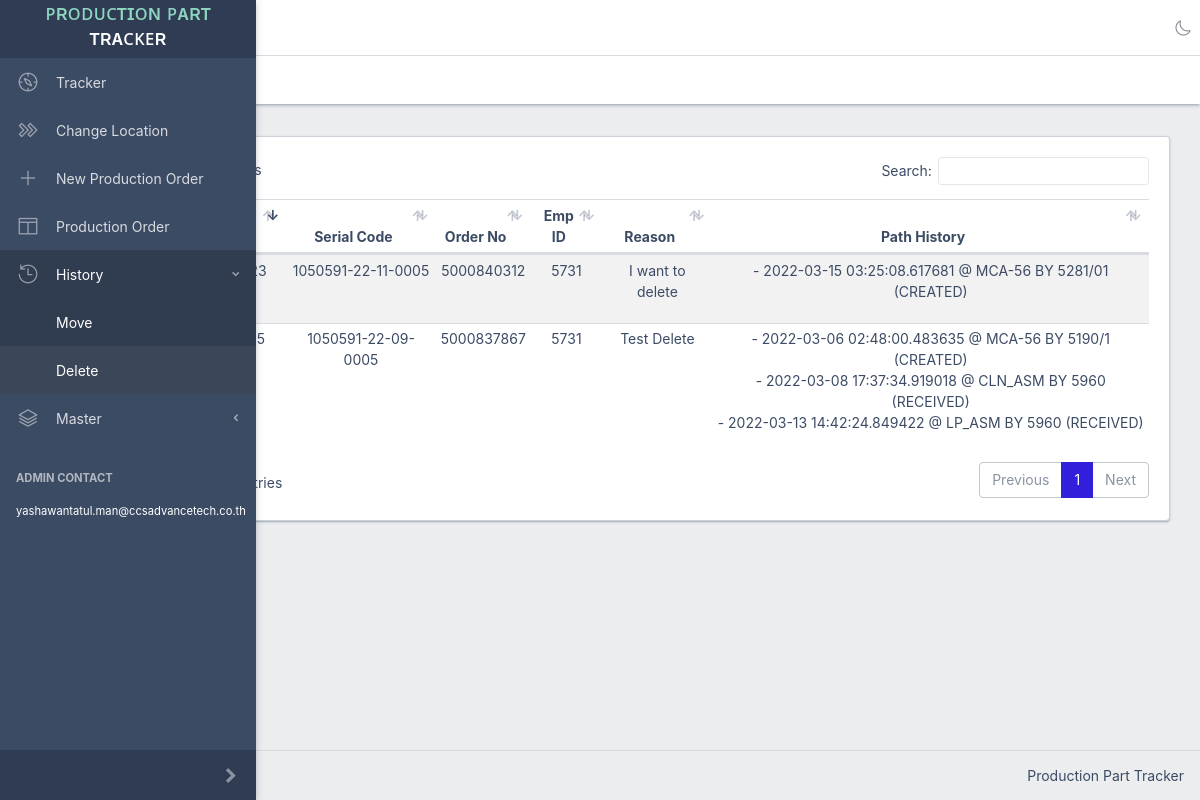
The page /del_history/ on the database as committed earlier.
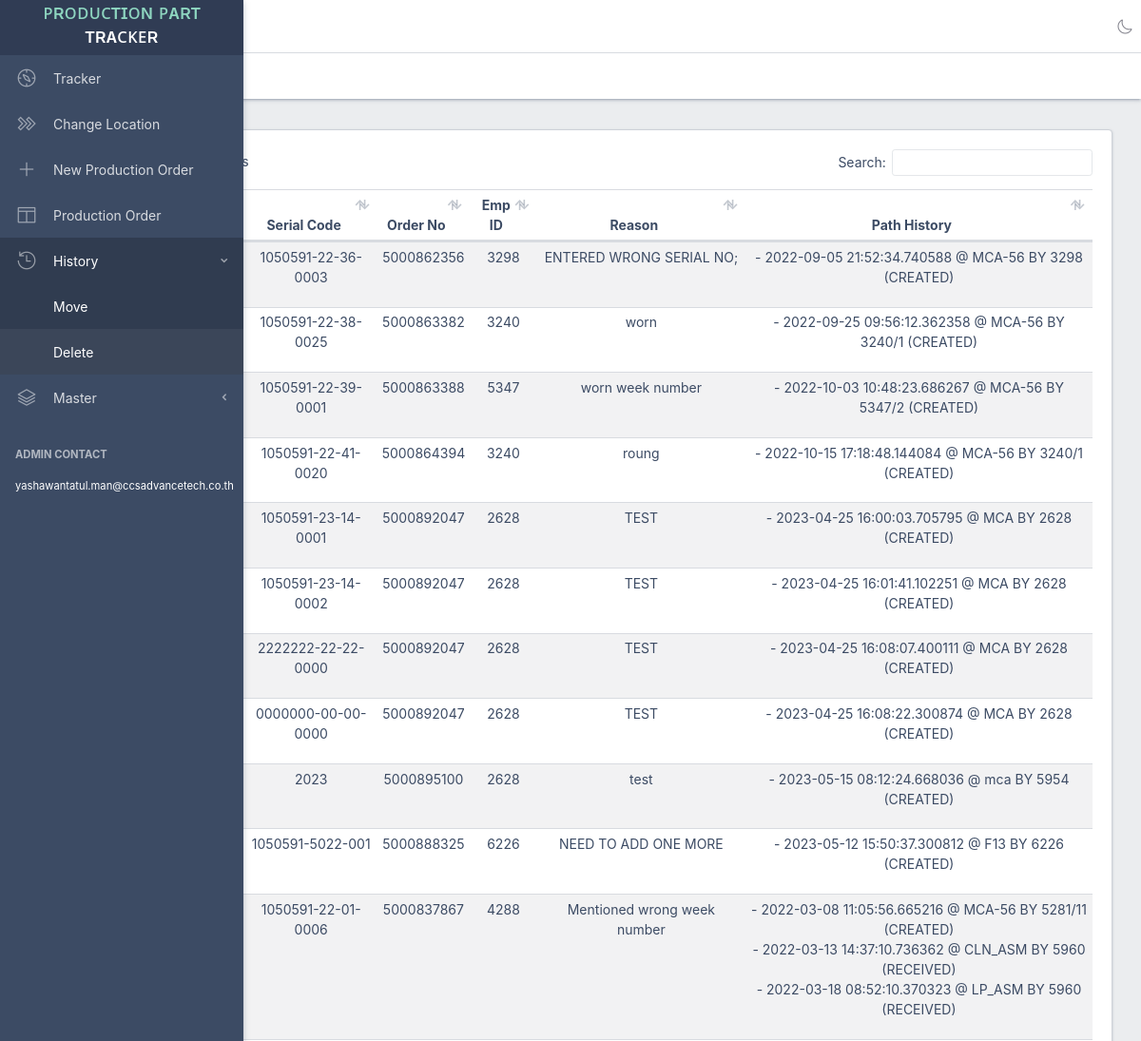
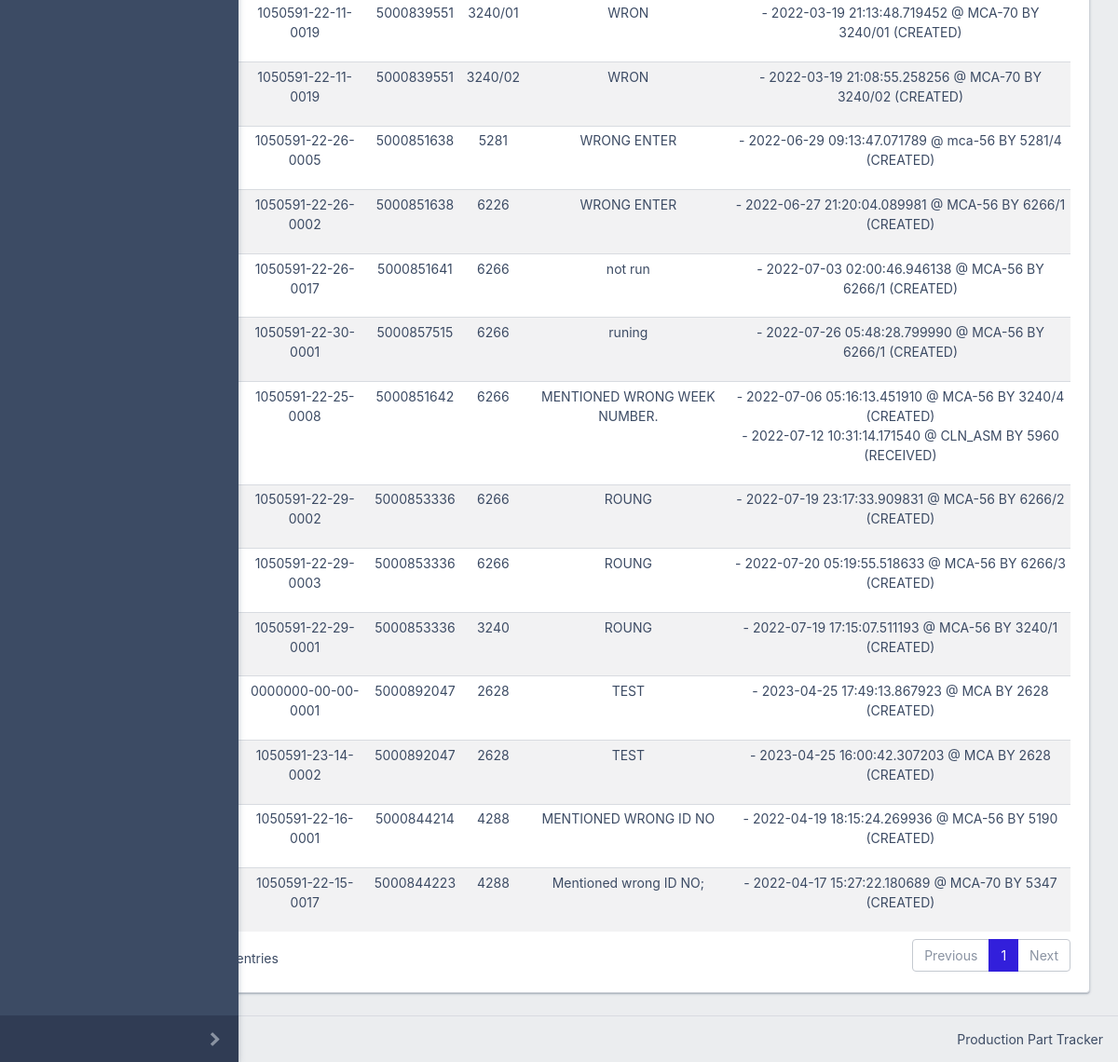
The same page on the database as committed later (2 pictures, top to bottom).
### pptapp/models.py (models this page shows)
class DeleteHistory(models.Model):
    id = models.AutoField(primary_key=True)
    serial_code = models.CharField(max_length=20, default="-")
    order_no = models.CharField(max_length=20, default="-")
    emp_id = models.CharField(max_length=20, default="-")
    reason = models.TextField(max_length=500, default="-")
    path_history = models.TextField(max_length=1000, default="-")
    date_modified = models.DateTimeField(auto_now=True)
    date_published = models.DateTimeField(auto_now_add=True)

### pptapp/views.py (the view)
# urls.py: path('del_history/', views.del_history, name='del_history'),
def del_history(request):
    dels = DeleteHistory.objects.all()
    context = {
        'dels' : dels,
    }
    return render(request, 'del_history.html', context)

### templates/del_history.html (shortened to what this page needs)
<!DOCTYPE html>
{% load static %}
{% load extra %}
<html lang="en">
  <head>
    <link rel="stylesheet" href="{% static "css/style.css" %}">
    <link href="{% static "vendors/@coreui/icons/css/free.min.css" %}" rel="stylesheet">
    <link href="{% static "vendors/@coreui/icons/css/brand.min.css" %}" rel="stylesheet">
    <link rel="stylesheet" href="{% static "vendors/datatables.net-bs4/css/dataTables.bootstrap4.css" %}">
  </head>
  <body class="c-app c-no-layout-transition">
    {% include 'sidebar.html' %}
    <div class="c-wrapper">
      <header class="c-header c-header-light c-header-fixed">
        {% include 'header.html' %}
        <div class="c-subheader justify-content-between px-3">
          <ol class="breadcrumb border-0 m-0 px-0 px-md-3">
          </ol>
        </div>
      </header>
      <div class="c-body">
        <main class="c-main">
          <div class="container-fluid">
            <div class="fade-in">
              <div class="row">
                  <div class="col-sm-12 col-md-12">
                    <div class="card border-secondary">
                      <div class="card-body">
                        <table class="table table-sm table-striped datatable text-center" id="del_table">
                          <thead>
                            <tr>
                              <th>Delete At</th>
                              <th>Serial Code</th>
                              <th>Order No</th>
                              <th>Emp ID</th>
                              <th>Reason</th>
                              <th>Path History</th>
                            </tr>
                          </thead>
                          <tbody>
                            {% for del in dels %}
                            <tr>
                              <td>{{del.date_published}}</td>
                              <td>{{del.serial_code}}</td>
                              <td>{{del.order_no}}</td>
                              <td>{{del.emp_id}}</td>
                              <td>{{del.reason}}</td>
                              <td>{{del.path_history|linebreaks}}</td>
                            </tr>
                            {% endfor %}
                          </tbody>
                        </table>
                      </div>
                    </div>
                  </div>
                </div>
            </div>
          </div>
        </main>
      </div>
      {% include 'footer.html' %}
    </div>
  </body>
</html>

### templates/sidebar.html (shortened to what this page needs)
{% load static %}
<div class="c-sidebar c-sidebar-dark c-sidebar-fixed c-sidebar-lg-show c-sidebar-unfoldable" id="sidebar">
  <div class="c-sidebar-brand d-md-down-none">
    <h4 class="c-sidebar-brand-full text-center"><span class="text-sky">ᴘʀᴏᴅᴜᴄᴛɪᴏɴ ᴘᴀʀᴛ</span><br><span class="text-white">ᴛʀᴀᴄᴋᴇʀ</span></h4>
  </div>
  <ul class="c-sidebar-nav">
    <li class="c-sidebar-nav-item">
      <a class="c-sidebar-nav-link" href="/index/"><i class="c-sidebar-nav-icon c-icon c-icon-lg cil-compass"></i> Tracker</a>
    </li>
    <li class="c-sidebar-nav-item">
      <a class="c-sidebar-nav-link" href="/change_location/"><i class="c-sidebar-nav-icon c-icon c-icon-lg cil-chevron-double-right"></i> Change Location</a>
    </li>
    <li class="c-sidebar-nav-item">
      <a class="c-sidebar-nav-link" href="/new_workorder/"><i class="c-sidebar-nav-icon c-icon c-icon-lg cil-plus"></i> New Production Order</a>
    </li>
    <li class="c-sidebar-nav-item">
      <a class="c-sidebar-nav-link" href="/order_master/"><i class="c-sidebar-nav-icon c-icon c-icon-lg cil-columns"></i> Production Order</a>
    </li>
    <li class="c-sidebar-nav-dropdown">
      <a class="c-sidebar-nav-dropdown-toggle" href="#">
        <i class="c-sidebar-nav-icon c-icon c-icon-lg cil-history"></i> History
      </a>
      <ul class="c-sidebar-nav-dropdown-items">
        <li class="c-sidebar-nav-item "><a class="c-sidebar-nav-link" href="/move_history/">Move</a></li>
        <li class="c-sidebar-nav-item "><a class="c-sidebar-nav-link" href="/del_history/">Delete</a></li>
      </ul>
    </li>
    <li class="c-sidebar-nav-dropdown">
      <a class="c-sidebar-nav-dropdown-toggle" href="#">
        <i class="c-sidebar-nav-icon c-icon c-icon-lg cil-layers"></i> Master
      </a>
    </li>
    <li class="c-sidebar-nav-title">Admin Contact</li>
    <li class="c-sidebar-nav-item px-3 c-d-compact-none c-d-minimized-none">
      <div class="mb-1"><small>yashawantatul.man@ccsadvancetech.co.th</small></div>
    </li>
  </ul>
  <button class="c-sidebar-minimizer c-class-toggler" type="button" data-target="_parent" data-class="c-sidebar-unfoldable"></button>
</div>

### templates/header.html (shortened to what this page needs)
{% load static %}
<button class="c-header-toggler c-class-toggler mfs-3 d-md-down-none" type="button" data-target="#sidebar" data-class="c-sidebar-lg-show" responsive="true">
</button>
<ul class="c-header-nav d-md-down-none">
  <div id="MyClockDisplay" onload="showTime()"></div>
</ul>
<ul class="c-header-nav mfs-auto">
  <li class="c-header-nav-item px-3 c-d-legacy-none">
    <button class="c-class-toggler c-header-nav-btn" type="button" id="header-tooltip" data-target="body" data-class="c-dark-theme" data-toggle="c-tooltip" data-placement="bottom" title="Toggle Light/Dark Mode">
      <svg class="c-icon c-d-dark-none">
        <use xlink:href="{% static "vendors/@coreui/icons/svg/free.svg#cil-moon" %}"></use>
      </svg>
    </button>
  </li>
</ul>
<ul class="c-header-nav">
  <button class="c-class-toggler c-header-nav-btn" type="button" id="header-tooltip" data-target="body" data-class="c-dark-theme" data-toggle="c-tooltip" data-placement="bottom" title="Toggle Light/Dark Mode">
    <i class="c-icon c-d-dark-none cil-moon"></i>
  </button>
</ul>

### templates/footer.html
<footer class="c-footer">
  <div class="mfs-auto">Production Part Tracker</div>
</footer>

### templates/sidebar.html (style rules this page uses)
.text-sky { color:#8ed6c0; }

Rows that differ between the two databases and show on the page:
added DeleteHistory: serial_code "1050591-22-11-0019", order_no "5000839551", emp_id "3240/02", reason "WRON", path_history "- 2022-03-19 21:08:55.258256 @ MCA-70 BY 3240/02 (CREATED)"
changed DeleteHistory: serial_code "1050591-22-09-0005" → "1050591-22-11-0019"; order_no "5000837867" → "5000839551"; emp_id "5731" → "3240/01"; reason "Test Delete" → "WRON"; path_history "- 2022-03-06 02:48:00.483635 @ MCA-56 BY 5190/1 (CREATED) - 2022-03-08 17:37:34.919018 @ CLN_ASM BY 5960 (RECEIVED) - 2022-03-13 14:42:24.849422 @ LP_ASM BY 5960 (RECEIVED)" → "- 2022-03-19 21:13:48.719452 @ MCA-70 BY 3240/01 (CREATED)"
changed DeleteHistory: serial_code "1050591-22-11-0005" → "1050591-22-15-0017"; order_no "5000840312" → "5000844223"; emp_id "5731" → "4288"; reason "I want to delete" → "Mentioned wrong ID NO;"; path_history "- 2022-03-15 03:25:08.617681 @ MCA-56 BY 5281/01 (CREATED)" → "- 2022-04-17 15:27:22.180689 @ MCA-70 BY 5347 (CREATED)"
added DeleteHistory: serial_code "1050591-22-16-0001", order_no "5000844214", emp_id "4288", reason "MENTIONED WRONG ID NO", path_history "- 2022-04-19 18:15:24.269936 @ MCA-56 BY 5190 (CREATED)"
added DeleteHistory: serial_code "1050591-22-01-0006", order_no "5000837867", emp_id "4288", reason "Mentioned wrong week number", path_history "- 2022-03-08 11:05:56.665216 @ MCA-56 BY 5281/11 (CREATED) - 2022-03-13 14:37:10.736362 @ CLN_ASM BY 5960 (RECEIVED) - 2022-03-18 08:52:10.370323 @ LP_ASM BY 5960 (RECEIVED)"
added DeleteHistory: serial_code "1050591-22-26-0002", order_no "5000851638", emp_id "6226", reason "WRONG ENTER", path_history "- 2022-06-27 21:20:04.089981 @ MCA-56 BY 6266/1 (CREATED)"
added DeleteHistory: serial_code "1050591-22-26-0005", order_no "5000851638", emp_id "5281", reason "WRONG ENTER", path_history "- 2022-06-29 09:13:47.071789 @ mca-56 BY 5281/4 (CREATED)"
added DeleteHistory: serial_code "1050591-22-26-0017", order_no "5000851641", emp_id "6266", reason "not run", path_history "- 2022-07-03 02:00:46.946138 @ MCA-56 BY 6266/1 (CREATED)"
added DeleteHistory: serial_code "1050591-22-29-0001", order_no "5000853336", emp_id "3240", reason "ROUNG", path_history "- 2022-07-19 17:15:07.511193 @ MCA-56 BY 3240/1 (CREATED)"
added DeleteHistory: serial_code "1050591-22-29-0002", order_no "5000853336", emp_id "6266", reason "ROUNG", path_history "- 2022-07-19 23:17:33.909831 @ MCA-56 BY 6266/2 (CREATED)"
added DeleteHistory: serial_code "1050591-22-29-0003", order_no "5000853336", emp_id "6266", reason "ROUNG", path_history "- 2022-07-20 05:19:55.518633 @ MCA-56 BY 6266/3 (CREATED)"
added DeleteHistory: serial_code "1050591-22-25-0008", order_no "5000851642", emp_id "6266", reason "MENTIONED WRONG WEEK NUMBER.", path_history "- 2022-07-06 05:16:13.451910 @ MCA-56 BY 3240/4 (CREATED) - 2022-07-12 10:31:14.171540 @ CLN_ASM BY 5960 (RECEIVED)"
added DeleteHistory: serial_code "1050591-22-30-0001", order_no "5000857515", emp_id "6266", reason "runing", path_history "- 2022-07-26 05:48:28.799990 @ MCA-56 BY 6266/1 (CREATED)"
added DeleteHistory: serial_code "1050591-22-36-0003", order_no "5000862356", emp_id "3298", reason "ENTERED WRONG SERIAL NO;", path_history "- 2022-09-05 21:52:34.740588 @ MCA-56 BY 3298 (CREATED)"
added DeleteHistory: serial_code "1050591-22-38-0025", order_no "5000863382", emp_id "3240", reason "worn", path_history "- 2022-09-25 09:56:12.362358 @ MCA-56 BY 3240/1 (CREATED)"
added DeleteHistory: serial_code "1050591-22-39-0001", order_no "5000863388", emp_id "5347", reason "worn week number", path_history "- 2022-10-03 10:48:23.686267 @ MCA-56 BY 5347/2 (CREATED)"
added DeleteHistory: serial_code "1050591-22-41-0020", order_no "5000864394", emp_id "3240", reason "roung", path_history "- 2022-10-15 17:18:48.144084 @ MCA-56 BY 3240/1 (CREATED)"
added DeleteHistory: serial_code "1050591-23-14-0002", order_no "5000892047", emp_id "2628", reason "TEST", path_history "- 2023-04-25 16:00:42.307203 @ MCA BY 2628 (CREATED)"
added DeleteHistory: serial_code "0000000-00-00-0001", order_no "5000892047", emp_id "2628", reason "TEST", path_history "- 2023-04-25 17:49:13.867923 @ MCA BY 2628 (CREATED)"
added DeleteHistory: serial_code "1050591-23-14-0001", order_no "5000892047", emp_id "2628", reason "TEST", path_history "- 2023-04-25 16:00:03.705795 @ MCA BY 2628 (CREATED)"
added DeleteHistory: serial_code "1050591-23-14-0002", order_no "5000892047", emp_id "2628", reason "TEST", path_history "- 2023-04-25 16:01:41.102251 @ MCA BY 2628 (CREATED)"
added DeleteHistory: serial_code "2222222-22-22-0000", order_no "5000892047", emp_id "2628", reason "TEST", path_history "- 2023-04-25 16:08:07.400111 @ MCA BY 2628 (CREATED)"
added DeleteHistory: serial_code "0000000-00-00-0000", order_no "5000892047", emp_id "2628", reason "TEST", path_history "- 2023-04-25 16:08:22.300874 @ MCA BY 2628 (CREATED)"
added DeleteHistory: serial_code "1050591-5022-001", order_no "5000888325", emp_id "6226", reason "NEED TO ADD ONE MORE", path_history "- 2023-05-12 15:50:37.300812 @ F13 BY 6226 (CREATED)"
added DeleteHistory: serial_code "2023", order_no "5000895100", emp_id "2628", reason "test", path_history "- 2023-05-15 08:12:24.668036 @ mca BY 5954 (CREATED)"
Other text that changed with them:
text written by a page script: "Search: Showing 1 to 2 of 2 entries Previous 1 Next" → "Search: Showing 1 to 25 of 25 entries Previous 1 Next"
